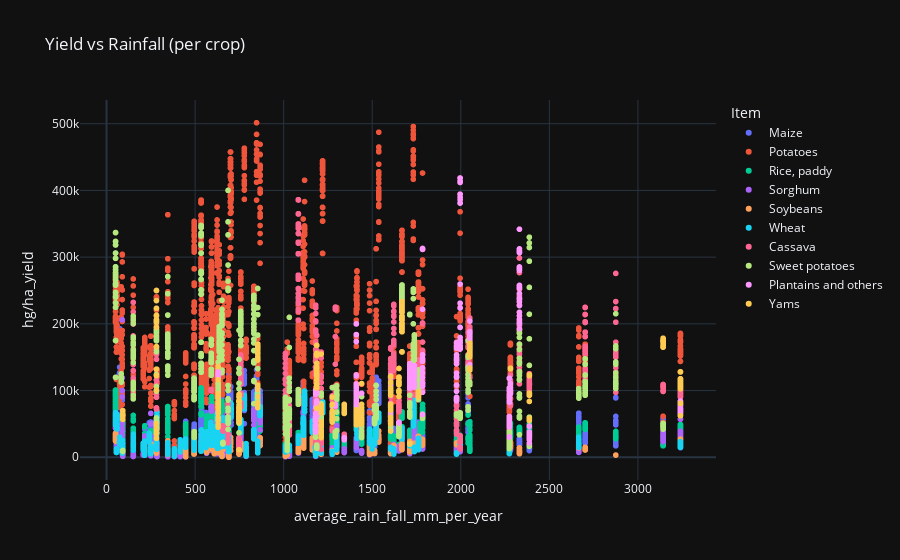

Notebook code cell kept with this figure:
### Code cell
px.scatter(
    df,
    x="average_rain_fall_mm_per_year",
    y="hg/ha_yield",
    color="Item",
    title="Yield vs Rainfall (per crop)",
    template="plotly_dark"
)

### Figure 1 — Plotly figure (JSON) as saved in the notebook; plotly's stock layout.template omitted (floating-point values rounded to 4 significant figures; data arrays with more than 128 entries replaced by an {"elided": "..."} marker saying what was removed)
{"data": [{"hovertemplate": "Item=Maize<br>average_rain_fall_mm_per_year=%{x}<br>hg/ha_yield=%{y}<extra></extra>", "legendgroup": "Maize", "marker": {"color": "#636efa", "symbol": "circle"}, "mode": "markers", "name": "Maize", "showlegend": true, "type": "scattergl", "x": {"elided": "4121 int values"}, "xaxis": "x", "y": {"elided": "4121 int values"}, "yaxis": "y"}, {"hovertemplate": "Item=Potatoes<br>average_rain_fall_mm_per_year=%{x}<br>hg/ha_yield=%{y}<extra></extra>", "legendgroup": "Potatoes", "marker": {"color": "#EF553B", "symbol": "circle"}, "mode": "markers", "name": "Potatoes", "showlegend": true, "type": "scattergl", "x": {"elided": "4276 int values"}, "xaxis": "x", "y": {"elided": "4276 int values"}, "yaxis": "y"}, {"hovertemplate": "Item=Rice, paddy<br>average_rain_fall_mm_per_year=%{x}<br>hg/ha_yield=%{y}<extra></extra>", "legendgroup": "Rice, paddy", "marker": {"color": "#00cc96", "symbol": "circle"}, "mode": "markers", "name": "Rice, paddy", "showlegend": true, "type": "scattergl", "x": {"elided": "3388 int values"}, "xaxis": "x", "y": {"elided": "3388 int values"}, "yaxis": "y"}, {"hovertemplate": "Item=Sorghum<br>average_rain_fall_mm_per_year=%{x}<br>hg/ha_yield=%{y}<extra></extra>", "legendgroup": "Sorghum", "marker": {"color": "#ab63fa", "symbol": "circle"}, "mode": "markers", "name": "Sorghum", "showlegend": true, "type": "scattergl", "x": {"elided": "3039 int values"}, "xaxis": "x", "y": {"elided": "3039 int values"}, "yaxis": "y"}, {"hovertemplate": "Item=Soybeans<br>average_rain_fall_mm_per_year=%{x}<br>hg/ha_yield=%{y}<extra></extra>", "legendgroup": "Soybeans", "marker": {"color": "#FFA15A", "symbol": "circle"}, "mode": "markers", "name": "Soybeans", "showlegend": true, "type": "scattergl", "x": {"elided": "3223 int values"}, "xaxis": "x", "y": {"elided": "3223 int values"}, "yaxis": "y"}, {"hovertemplate": "Item=Wheat<br>average_rain_fall_mm_per_year=%{x}<br>hg/ha_yield=%{y}<extra></extra>", "legendgroup": "Wheat", "marker": {"color": "#19d3f3", "symbol": "circle"}, "mode": "markers", "name": "Wheat", "showlegend": true, "type": "scattergl", "x": {"elided": "3857 int values"}, "xaxis": "x", "y": {"elided": "3857 int values"}, "yaxis": "y"}, {"hovertemplate": "Item=Cassava<br>average_rain_fall_mm_per_year=%{x}<br>hg/ha_yield=%{y}<extra></extra>", "legendgroup": "Cassava", "marker": {"color": "#FF6692", "symbol": "circle"}, "mode": "markers", "name": "Cassava", "showlegend": true, "type": "scattergl", "x": {"elided": "2045 int values"}, "xaxis": "x", "y": {"elided": "2045 int values"}, "yaxis": "y"}, {"hovertemplate": "Item=Sweet potatoes<br>average_rain_fall_mm_per_year=%{x}<br>hg/ha_yield=%{y}<extra></extra>", "legendgroup": "Sweet potatoes", "marker": {"color": "#B6E880", "symbol": "circle"}, "mode": "markers", "name": "Sweet potatoes", "showlegend": true, "type": "scattergl", "x": {"elided": "2890 int values"}, "xaxis": "x", "y": {"elided": "2890 int values"}, "yaxis": "y"}, {"hovertemplate": "Item=Plantains and others<br>average_rain_fall_mm_per_year=%{x}<br>hg/ha_yield=%{y}<extra></extra>", "legendgroup": "Plantains and others", "marker": {"color": "#FF97FF", "symbol": "circle"}, "mode": "markers", "name": "Plantains and others", "showlegend": true, "type": "scattergl", "x": {"elided": "556 int values"}, "xaxis": "x", "y": {"elided": "556 int values"}, "yaxis": "y"}, {"hovertemplate": "Item=Yams<br>average_rain_fall_mm_per_year=%{x}<br>hg/ha_yield=%{y}<extra></extra>", "legendgroup": "Yams", "marker": {"color": "#FECB52", "symbol": "circle"}, "mode": "markers", "name": "Yams", "showlegend": true, "type": "scattergl", "x": {"elided": "847 int values"}, "xaxis": "x", "y": {"elided": "847 int values"}, "yaxis": "y"}], "layout": {"legend": {"title": {"text": "Item"}, "tracegroupgap": 0}, "title": {"text": "Yield vs Rainfall (per crop)"}, "xaxis": {"anchor": "y", "domain": [0, 1], "title": {"text": "average_rain_fall_mm_per_year"}}, "yaxis": {"anchor": "x", "domain": [0, 1], "title": {"text": "hg/ha_yield"}}}}
